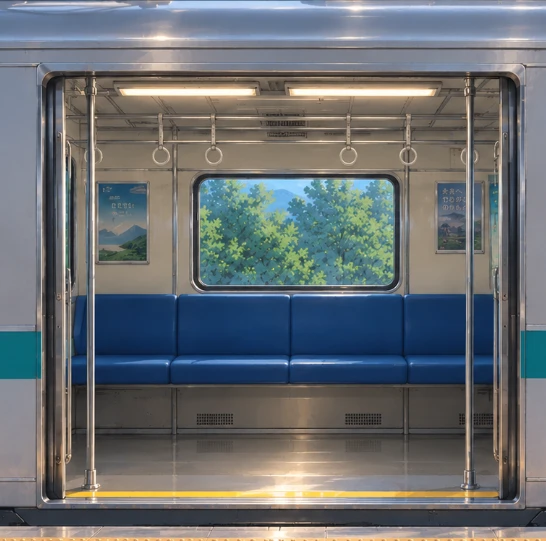
#> input picture frontend/scripts/practice-gate/source/interior.webp, 546 x 541 px
$ python -i desk_cut.py   (imports and definitions only)
#> lines starting #> are read from the running program, lines starting #| are printed output that depends on the picture
"""The desk's painted platform (plan 244), cut from the owner's painting.

source/desk.webp is the owner's picture of the desk gate as they want it:
the station painted wide at Today's day hour, with the board of option B
of the canvas "Tsuji — Practice on the desk" drawn over its right side,
the gate button on the platform and the canvas frame's name strip along
its top. It is 1579 x 996 px; the scene is its rows 56..995, one px to a
unit, and everything below is measured in the scene's units.

  clean    the name strip cut off; the gate button, the clock's face (the
           app draws both) painted out; the platform under the board drawn
           again from the painting's own bays (its canopy at the rafters'
           repeat; its sky quilted from the sky past Fuji, in strips joined
           on their least-error cut, never mirrored; its floor carried at
           the pillars' own pitch, so each shadow falls from its pillar; the
           car carried along its doors and windows from the car with its
           pillar drawn out; the middle pillar carried one bay on, where
           the painting shows its top); and one bay more past the
           painting's right edge, so a wide window is filled by the scene
           rather than by a crop of its height
  layers   bg (the scene, the roof's gear painted out: the car carries it),
           car (the standing car, its door open), car2 (the same car, its
           door shut: the cars before and after it), each ending in a body
           panel and half a gangway, so the cars of a passing train meet as
           cars do; near (the pillars, the pillar's sign and the bench, in
           front), the shut door's two leaves (the app slides them), and the
           stripe's masks, over which the app lays the line's pigment

Every pixel is the painting's own, copied or drawn on from it; the
gangway's folds take the inks of the car's own underframe."""
import numpy as np
import cv2
from PIL import Image

TOP = 56                      # the name strip's last row + 1
PAINTED = 1579                # the painting's width
W = 2127                      # the scene's: one bay more
H = 940
SEAM = 1140                   # past it, the painting is the board's
BAY = 548                     # a bay, pillar to pillar (P2 to P3)
CLEAR_SKY = 882               # the sky from here to the seam: past Fuji's foot, clear of P2
QUILT = 244                   # the sky's strips are laid from this seed
GANGWAY = 52                  # between two cars of a passing train: the gangway's width
PLAIN = (942, 980)            # plain body between the window and the shut door: a car's end panel
# a pillar's band (x0, x1), its face and its rim; P3 is the painting's own
# (its top shows over the board), P4 is P3 a bay on
PILLARS = ((296, 355), (798, 854), (1346, 1402), (1894, 1950))
P0 = (0, 10)                  # the frame's own pillar, at the painting's left edge
PILLAR_FOOT = 796             # the pillars' bases end here; their reflections are the floor's
# A pillar's round base stands out of its band on the left (on the right it
# is flush): its outline there, traced, as (px left of the band, row).
BASE = ((0, 762), (2, 764), (5, 766), (6, 769), (6, 790), (4, 793), (0, 796))
# the scene's bands, in rows
CANOPY = (0, 108)             # the roof, its beam and the lamps' row
SKY = (108, 338)              # the sky, the wire, the hills and the forest
CAR = (338, 726)              # the car, from its roof gear to its skirt
ROOF = 396                    # the car's roof line: its gear stands above it
FLOOR = (726, 940)            # the tactile strip and the platform
# what the app draws, painted out
BUTTON = dict(x0=378, x1=814, y0=801, y1=892)
CLOCK = dict(cx=763, cy=156, r=41)
# the lamps, the sign under the canopy, the gear on the roof
LAMP = (868, 1097)            # the lamp the painting shows whole in the board's bay
LAMPS_ON = (1262, 1656, 2050)  # where it hangs again past the seam
LAMPS = ((53, 212), (466, 708), (880, 1085), (1274, 1479), (1668, 1873), (2062, W))  # the tubes
SIGN = (8, 109, 233, 196)     # x0, y0, x1, y1: 辻駅 TSUJI STATION, on its two rods
SIGN_RODS = ((34, 50, 48, 112), (210, 50, 224, 112))
# The roof's gear, traced on the painting: the pantograph (its feet, its
# frame, its folded arm; its dark steel is the forest's shade's, which it
# touches) and the cooler, one closed box (its end caps and vents, where
# the painting lets the forest through, are the box's).
PANTO = (((404, 396), (404, 385), (406, 383), (440, 383), (442, 385), (442, 396)),
         ((496, 396), (496, 385), (498, 383), (530, 383), (532, 385), (532, 396)),
         ((423, 387), (423, 375), (426, 372), (518, 372), (520, 375), (520, 387)),
         ((466, 340), (470, 336), (512, 372), (508, 377), (503, 377)))
COOLER = ((573, 398), (573, 378), (575, 374), (579, 372), (740, 371), (744, 372), (746, 375),
          (747, 379), (747, 398))
# the car's own parts
DOORWAY = (384, 448, 592, 705)     # the open door's opening
SHUT = (984, 448, 1140, 705)       # the shut door, its two leaves
# The car's inside as the owner painted it (plan 244c, source/interior.webp,
# 546 x 541: the open door from the platform, its frame round it), drawn in
# the doorway, inside its frame. The picture's opening is wider than the
# car's door, so the inside is shown narrower, never squeezed: of its
# columns, those kept (KEEP) run from past the left stanchion to the right
# one, and what is let out between them is plain -- the wall by a pocket,
# two runs of the window's trees and the bench under them, the wall
# between a ring and a poster -- so every ring, poster, stanchion and the
# window's frame keep their shape. The runs meet over JOIN px each.
INSIDE = (389, 450, 583, 703)      # where it is drawn: the opening, inside the door's frame
INSIDE_ROWS = (76, 500)            # the picture's rows from the ceiling's edge to the sill
KEEP = ((83, 222), (258, 298), (338, 418), (434, 495))
JOIN = 3
STRIPE = (601, 633)                # the stripe's rows
BENCH = (0, 600, 92, 726)          # the bench, where it stands in front of the car


# [70 lines left out: functions shiftmap, pill, carried, least_cut, quilted, not called in this run]


def inside_at(x, y=None):
    """Where a point of the inside's picture lands in the scene."""
#> called with x = 198, y = 181
    kept = sum(b - a for a, b in KEEP)
    k = (INSIDE[2] - INSIDE[0]) / kept
    off = 0
    for a, b in KEEP:
        if x < b:
            off += max(x - a, 0)
            break
        off += b - a
    sx = INSIDE[0] + off * k
    if y is None:
        return sx
    r0, r1 = INSIDE_ROWS
    return sx, INSIDE[1] + (y - r0) * (INSIDE[3] - INSIDE[1]) / (r1 - r0)


# Where the trees the inside's far window shows are taken from: the
# corner of a stretch of the car's own first pane (x 45..129, rows 487..589),
# clear of every pillar.
FAR_TREES = (50, 512)


# What the hours need of it, measured on the picture: the far window's
# glass (inside its frame and rounded corners), its two stanchions, and
# its floor (the sun lies on it by day).
FAR = tuple(round(v) for v in inside_at(198, 181) + inside_at(393, 284))
STANCHIONS = (round(inside_at(90)), round(inside_at(469)))
FLOOR_IN = round(inside_at(0, 432)[1])


# [14 lines left out: function inside, not called in this run]


def clean(path):
    """The painting as the scene: H x W, RGB uint8."""
#> called with path = 'source/interior.webp'
    im = np.asarray(Image.open(path).convert('RGB'))[TOP:TOP + H, :PAINTED]
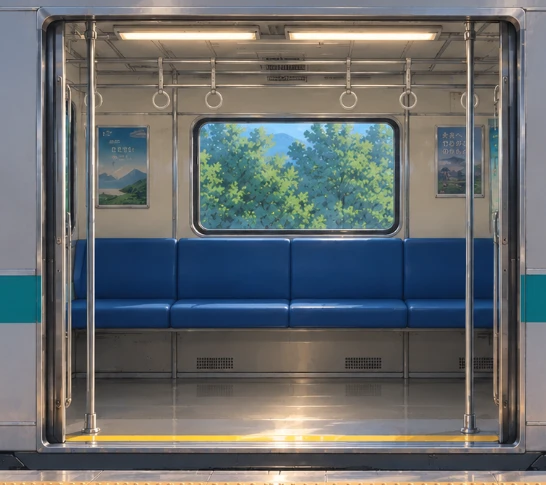
#> im: shape (485, 546, 3); mean R, G, B 103.2, 107.1, 108.4
    S = np.zeros((H, W, 3), np.uint8)
#> (the run stopped early here; a loop or call above may not have finished)

$ run again, on frontend/scripts/practice-gate/source/closed.png
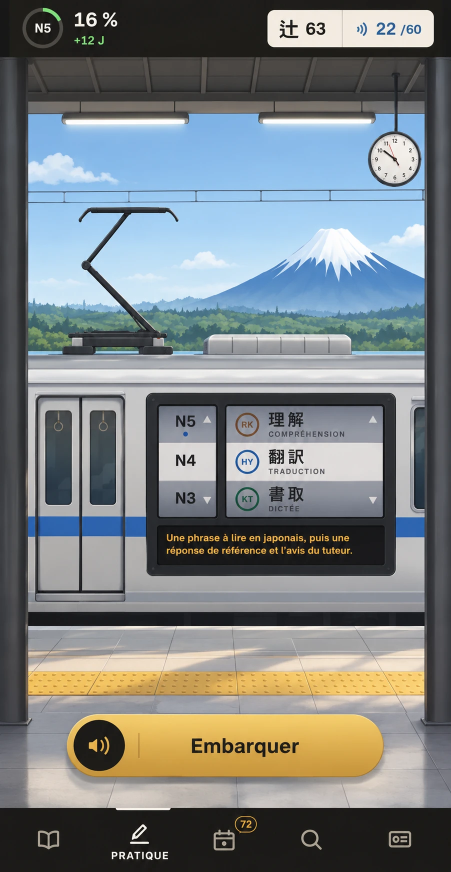
#> input picture frontend/scripts/practice-gate/source/closed.png, 902 x 1743 px (shown at 1/2 size)
#> in clean, `im = np.asarray(Image.open(path).convert('RGB'))[TOP:TOP + H, :PAINTED]`:
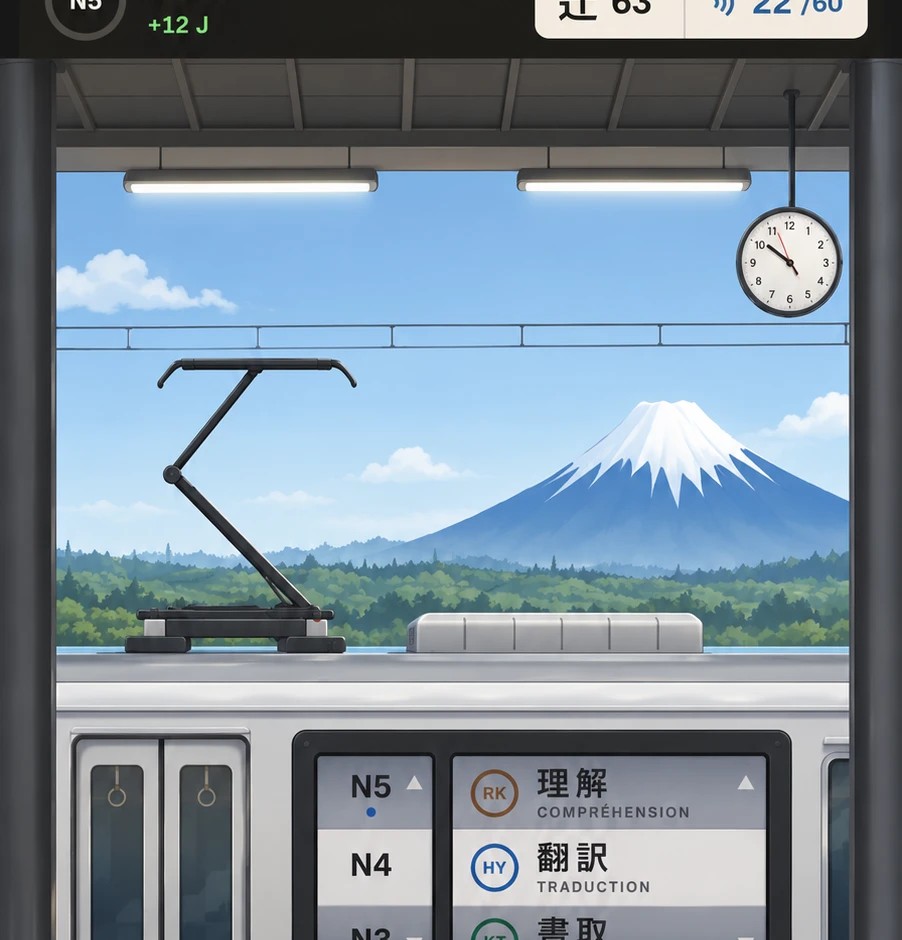
#> im: shape (940, 902, 3); mean R, G, B 125.9, 142.4, 155.4

$ run again, on frontend/scripts/practice-gate/source/open.png
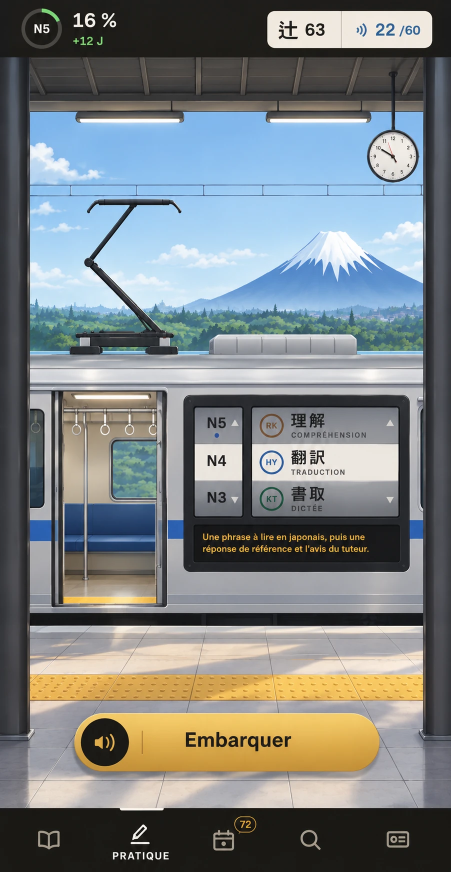
#> input picture frontend/scripts/practice-gate/source/open.png, 902 x 1743 px (shown at 1/2 size)
#> in clean, `im = np.asarray(Image.open(path).convert('RGB'))[TOP:TOP + H, :PAINTED]`:
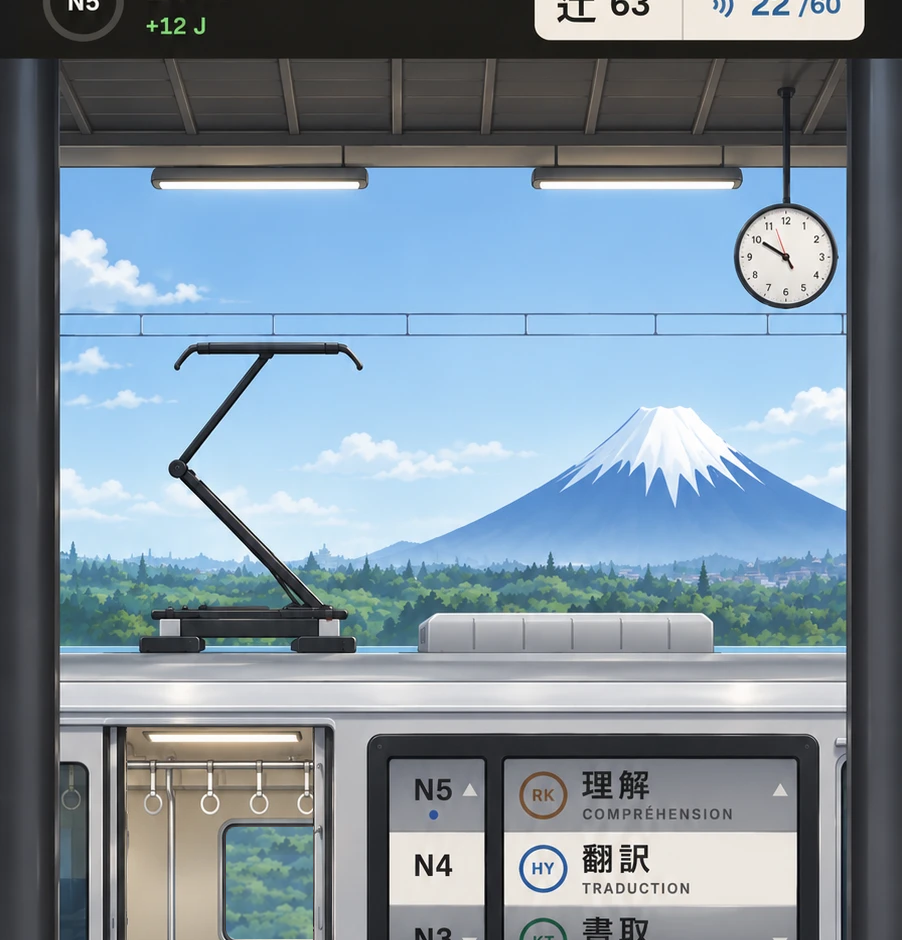
#> im: shape (940, 902, 3); mean R, G, B 127.2, 143.9, 156.6
